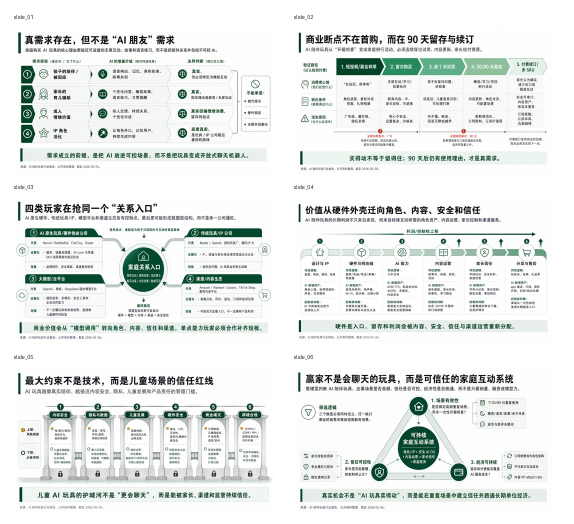
#> input picture ppt-suite/rw-consulting-ppt/examples/ai-companion-contact.jpg, 1148 x 1048 px (shown at 1/2 size)
$ python ocr_slide_exhaustive.py ../../rw-consulting-ppt/examples/ai-companion-contact.jpg
#> lines starting #> are read from the running program, lines starting #| are printed output that depends on the picture
#!/usr/bin/env python3
"""图片页元素全量盘点 OCR：超分 + 网格化 + 多阈值 + 反色 四手段并集，防止漏元素。

为什么需要：整页一次 tesseract 会漏掉小字号标签、图例、坐标轴、第二个图表。
（2026-08-13 JD 1+1 任务教训：P5 只 OCR 出韦恩图+1表，漏了年龄分布柱状图、2标签、2结论、第2表）

用法:
  python ocr_slide_exhaustive.py <image.png> [--grid 3] [--lang chi_sim+eng]

输出: 逐网格 × 多手段的 OCR 文本，供 agent 建「元素清单」用。
"""
import sys, subprocess, os, tempfile
from PIL import Image, ImageEnhance, ImageOps


def ocr(img, lang, psm=6):
    with tempfile.NamedTemporaryFile(suffix='.png', delete=False) as f:
        img.save(f.name)
        p = f.name
    r = subprocess.run(
        ['tesseract', p, 'stdout', '-l', lang, '--psm', str(psm)],
        capture_output=True, text=True)
    os.unlink(p)
    return r.stdout.strip()


def main(path, grid=3, lang='chi_sim+eng'):
#> called with grid = 3, lang = 'chi_sim+eng'
    im = Image.open(path).convert('RGB')
#> im is the input picture: PIL image 1148x1048 RGB; mean R, G, B 230, 234.1, 232.3
    w, h = im.size
#> w = 1148; h = 1048
    # 超分：小图（<1500px）放大 + 锐化 + 增强对比
    if w < 1500:
        im = im.resize((w * 4, h * 4), Image.LANCZOS)
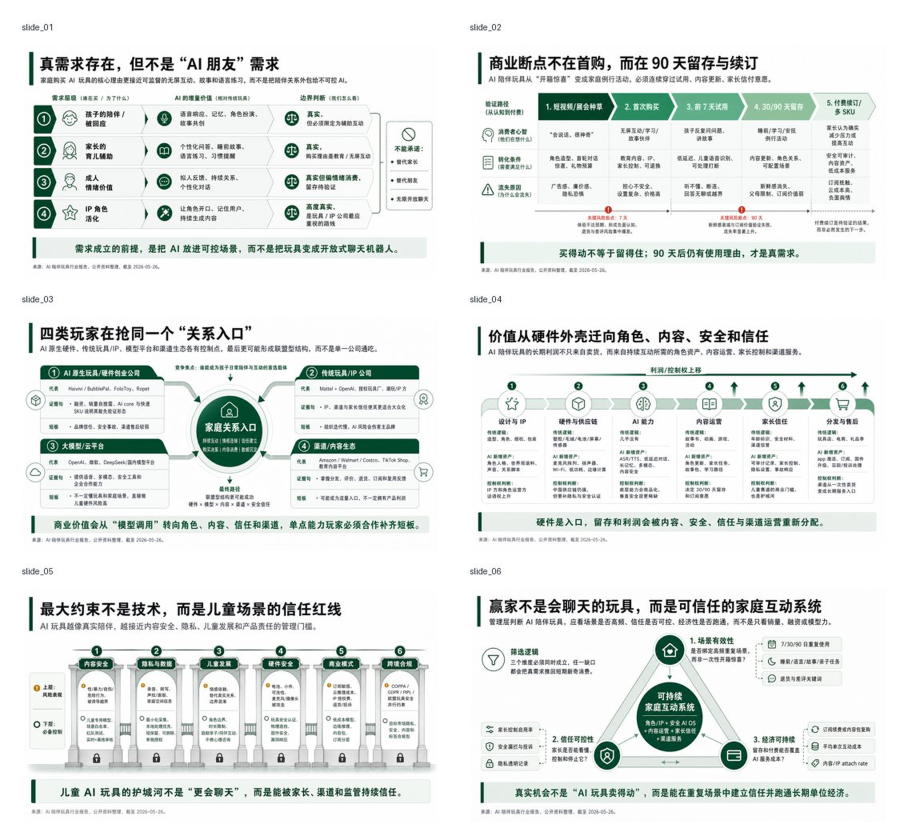
#> im: PIL image 4592x4192 RGB (shown at 1/5 size); mean R, G, B 229.9, 233.9, 232.1
        im = ImageEnhance.Sharpness(im).enhance(2.0)
        im = ImageEnhance.Contrast(im).enhance(1.5)
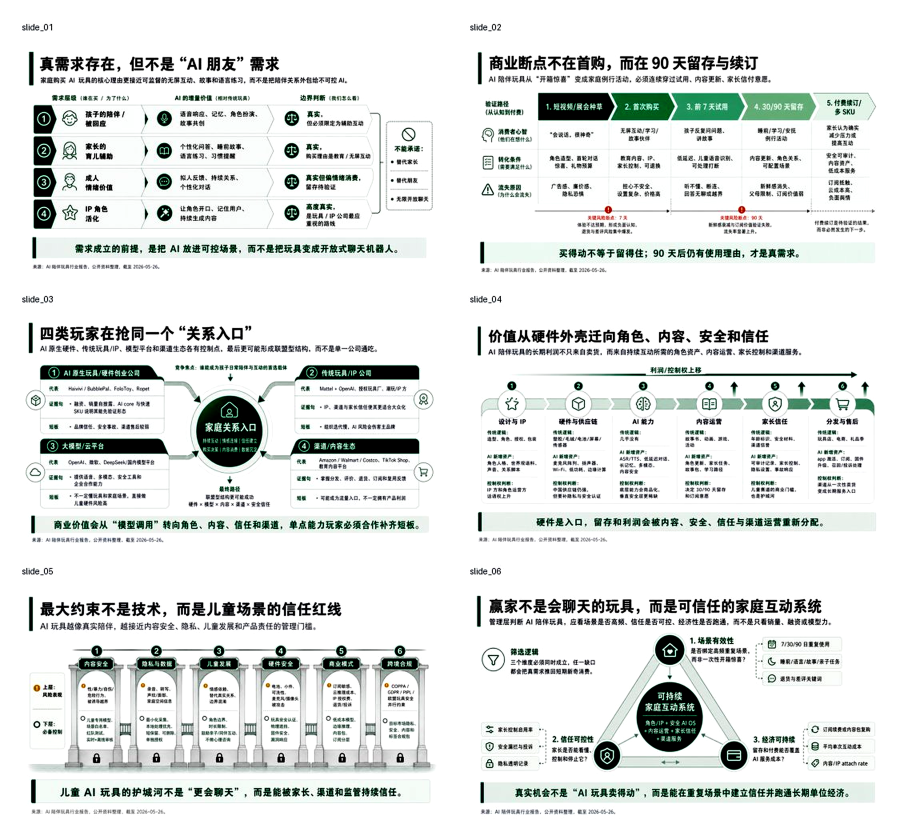
#> im: PIL image 4592x4192 RGB (shown at 1/5 size); mean R, G, B 226.1, 229.2, 227.7
        w, h = im.size
#> w = 4592; h = 4192
    print(f'[尺寸] {w}x{h}  grid={grid}x{grid}')
#| [尺寸] 4592x4192  grid=3x3
    # 网格化逐格 OCR（整页 OCR 会漏小字）
    for gy in range(grid):
        for gx in range(grid):
            x0, y0 = w * gx // grid, h * gy // grid
            x1, y1 = w * (gx + 1) // grid, h * (gy + 1) // grid
            cell = im.crop((x0, y0, x1, y1))
            print(f'\n===== 网格[{gy}][{gx}] =====')
            # 手段1: 灰度 + 增强对比
            g = ImageEnhance.Contrast(cell.convert('L')).enhance(2.0)
            out = ocr(g, lang)
            if out:
                print('[灰度增强]')
                print(out)
            # 手段2: 多阈值二值化
            g2 = cell.convert('L')
            for th in (100, 140, 180):
                b = g2.point(lambda x, t=th: 0 if x < t else 255, '1')
                out = ocr(b, lang)
                if out:
                    print(f'[二值化 th={th}]')
                    print(out)
            # 手段3: 反色
            inv = ImageEnhance.Contrast(ImageOps.invert(cell.convert('L'))).enhance(2.0)
            out = ocr(inv, lang)
            if out:
                print('[反色]')
                print(out)
#> this loop made 1 pass
#> pass 1, in ocr, `img.save(f.name)`:
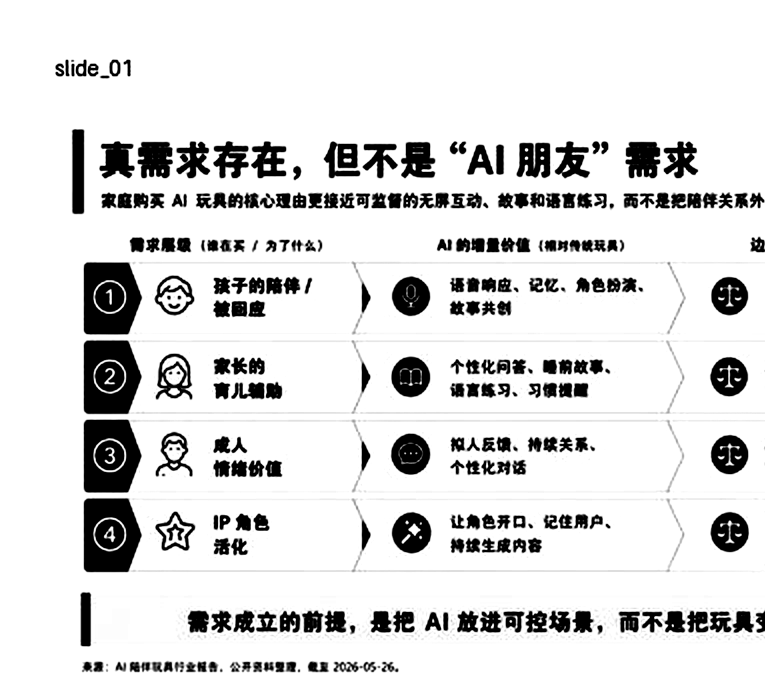
#> saved as tmpe8kjsocz.png: PIL image 1530x1397 L (shown at 1/2 size); min 0, max 255, mean 221.4


if __name__ == '__main__':
    argv = sys.argv[1:]
    args = [a for a in argv if not a.startswith('--')]
    grid, lang = 3, 'chi_sim+eng'
    for i, a in enumerate(argv):
        if a in ('--grid', '-g') and i + 1 < len(argv):
            grid = int(argv[i + 1])
        elif a.startswith('--grid='):
            grid = int(a.split('=')[1])
        if a in ('--lang', '-l') and i + 1 < len(argv):
            lang = argv[i + 1]
        elif a.startswith('--lang='):
            lang = a.split('=')[1]
    if not args:
        print(__doc__)
        sys.exit(1)
    main(args[0], grid, lang)
#> (the call stopped at in ocr, `r = subprocess.run( ['tesseract', p, 'stdout', '-l', lang, '--psm', st..`: subprocess is not available in this run)

$ run again, on ppt-suite/rw-consulting-ppt/examples/ai-glasses-contact.jpg
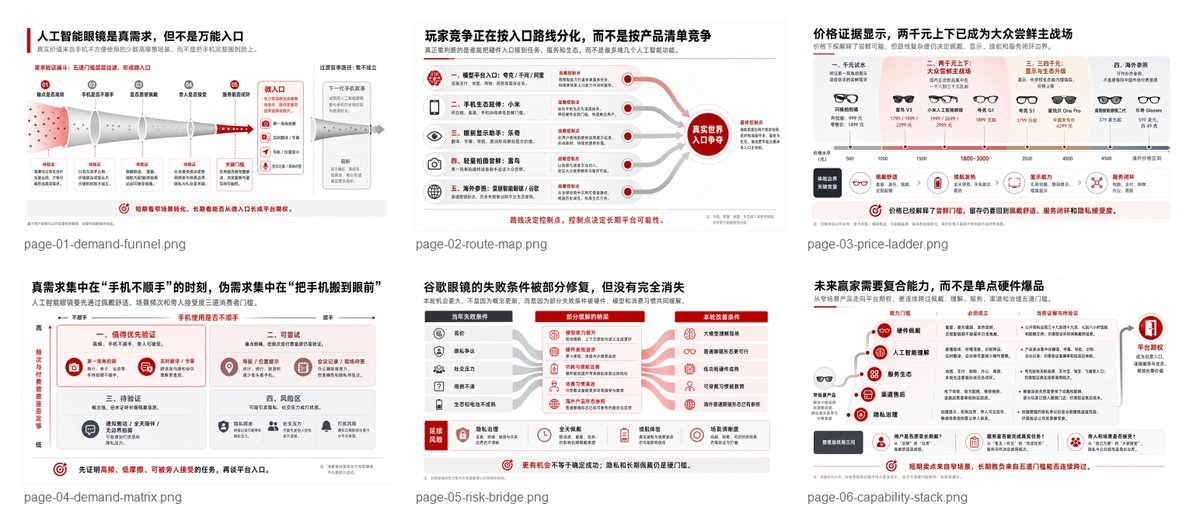
#> input picture ppt-suite/rw-consulting-ppt/examples/ai-glasses-contact.jpg, 1200 x 531 px
#> in main, im is the input picture: PIL image 1200x531 RGB; mean R, G, B 238.8, 234.3, 234.2
#> in main, `im = ImageEnhance.Contrast(im).enhance(1.5)`:
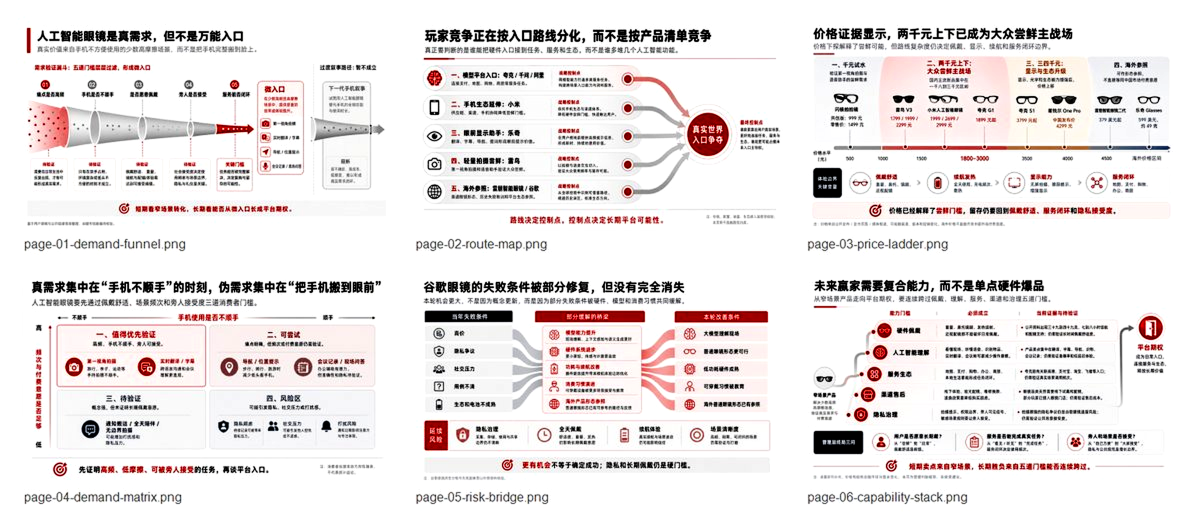
#> im: PIL image 4800x2124 RGB (shown at 1/4 size); mean R, G, B 235.5, 230.3, 230.2
#| [尺寸] 4800x2124  grid=3x3
#> the loop in main, `for gy in range(grid):` made 1 pass
#> pass 1, in ocr, `img.save(f.name)`:
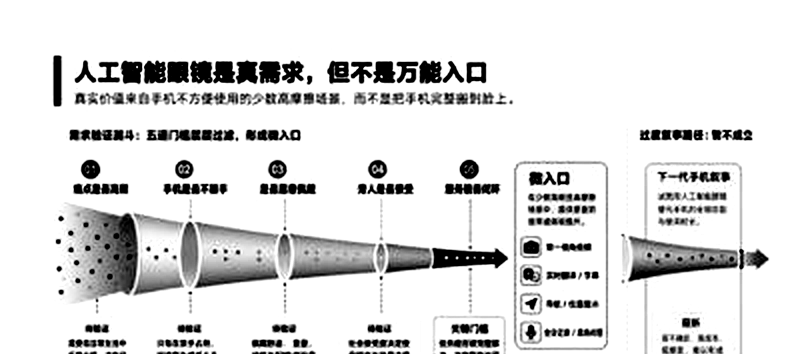
#> saved as tmpx_bjcjpg.png: PIL image 1600x708 L (shown at 1/2 size); min 0, max 255, mean 223.4

$ run again, on ppt-suite/rw-consulting-ppt/examples/ai-glasses-overview.jpg
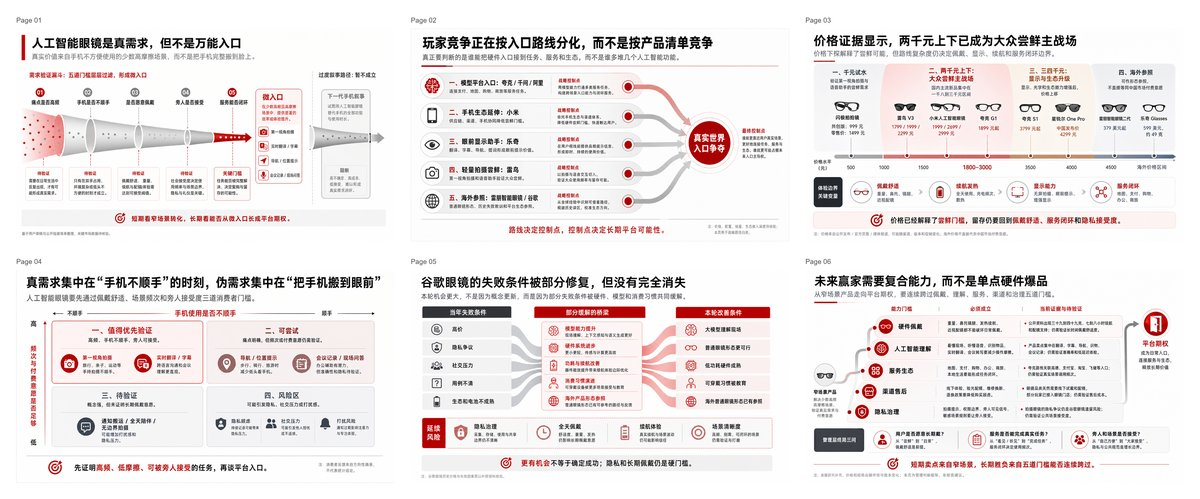
#> input picture ppt-suite/rw-consulting-ppt/examples/ai-glasses-overview.jpg, 1200 x 499 px
#> in main, im is the input picture: PIL image 1200x499 RGB; mean R, G, B 237.7, 232.8, 232.7
#> in main, `im = ImageEnhance.Contrast(im).enhance(1.5)`:
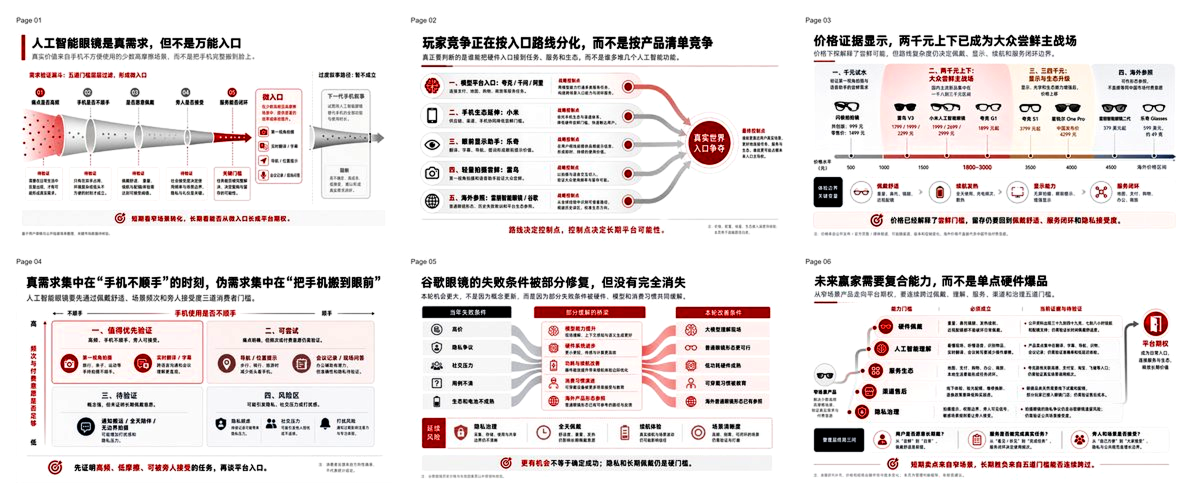
#> im: PIL image 4800x1996 RGB (shown at 1/4 size); mean R, G, B 234.4, 228.8, 228.7
#| [尺寸] 4800x1996  grid=3x3
#> the loop in main, `for gy in range(grid):` made 1 pass
#> pass 1, in ocr, `img.save(f.name)`:
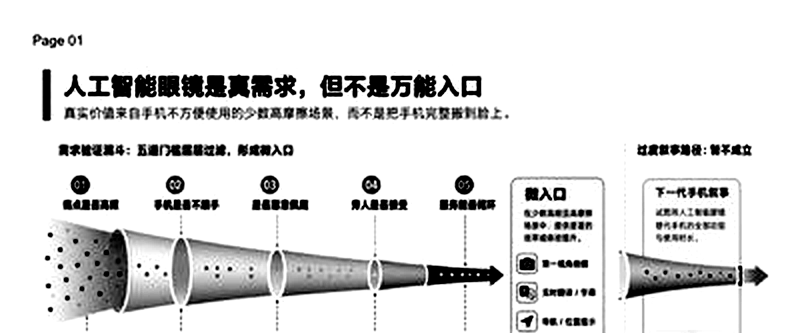
#> saved as tmpdengyjg2.png: PIL image 1600x665 L (shown at 1/2 size); min 0, max 255, mean 224.2
